Frame 1 (no input): blank canvas, image omitted
Frame 60 (the mouse pressed at the canvas centre just before this capture): blank canvas, image omitted
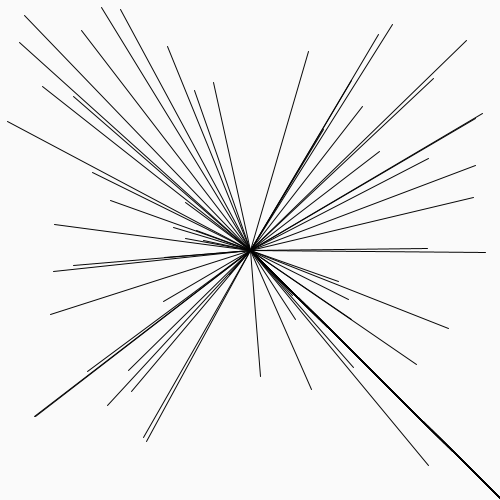
Frame 120 (the mouse held since frame 60 and released just before this capture)

The Processing sketch whose frames 1 and 60 were blank and that drew this single picture after the mouse press (run headless with seeded random() and noise(); from frame 60 on, the mouse is pressed at the canvas centre):

// Processing sketch: processing_36500
// ── processing_36500.pde

void setup(){
  size(500, 500);
  smooth();
  noStroke();
  fill(250);
  rect(0, 0, width, height);
}
 
void draw(){
  noStroke();
  fill(255, 0);
   
   
  if(mousePressed==true){
  stroke(2, mouseX);
  line(mouseX,mouseY,random(width),random(width));

  line(width/1, height-2, mouseX, mouseY);
  
   
}else{
  stroke(0, mouseX);
  ellipse(width/3, height-0, mouseX, mouseY);
  ellipse(width/3, 0, mouseX, mouseY);
}
 
}
